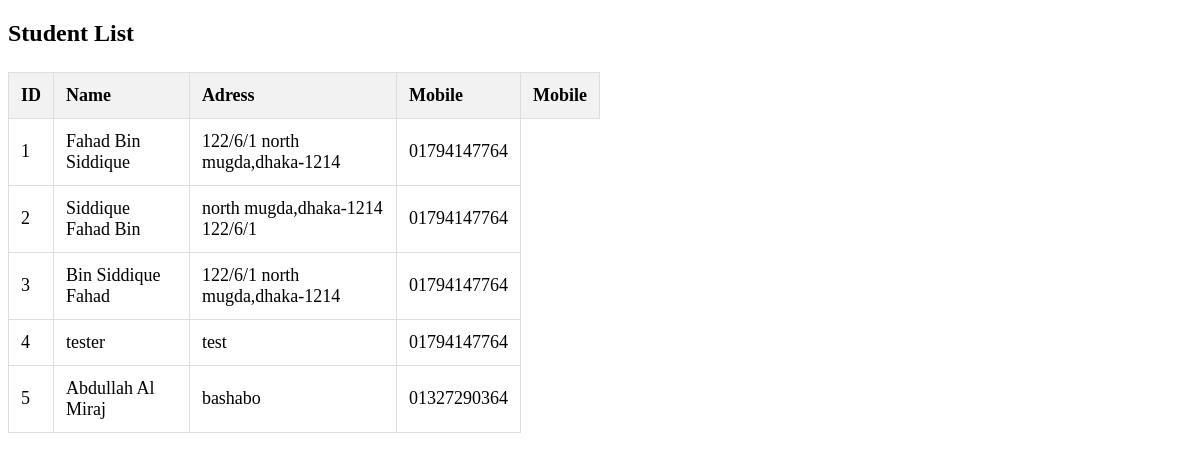
The page /student/ on the database its author committed.
### student/models.py (models this page shows, shortened)
class Student_Modal(models.Model):
    name    = models.CharField(max_length=100)
    address = models.CharField(max_length=200)
    mobile  = models.CharField(max_length=15)
    nid     = models.CharField(max_length=20)

### student/views.py (the view)
# urls.py: path('',Read_Data,name="Read_Data" ),
def Read_Data(request):
    data=Student_Modal.objects.all()
    Data_Pack={
        "item": data
    }
    return render(request,"display.html",Data_Pack)

### student/templates/display.html (shortened to what this page needs)
<!DOCTYPE html>
<html lang="en">
<head>
</head>
<body>
    <h2>Student List</h2>
    <table>
        <thead>
            <tr>
                <th>ID</th>
                <th>Name</th>
                <th>Adress</th>
                <th>Mobile</th>
                <th>Mobile</th>
                </tr>
        </thead>
        <tbody>
            {% for s in item %}
            <tr>
                <td>{{ s.id }}</td>
                <td>{{ s.name }}</td>
                <td>{{ s.address }}</td>
                <td>{{ s.mobile }}</td>
            </tr>
            {% endfor %}
        </tbody>
    </table>
</body>
</html>

### student/templates/display.html (style rules this page uses)
table { width: 50%; border-collapse: collapse; margin: 25px 0; font-size: 18px; text-align: left; }
th, td { padding: 12px; border: 1px solid #ddd; }
th { background-color: #f2f2f2; }

### rows shown on the page
Student_Modal: id "1", name "Fahad Bin Siddique", address "122/6/1 north mugda,dhaka-1214", mobile "01794147764"
Student_Modal: id "2", name "Siddique Fahad Bin", address "north mugda,dhaka-1214 122/6/1", mobile "01794147764"
Student_Modal: id "3", name "Bin Siddique Fahad", address "122/6/1 north mugda,dhaka-1214", mobile "01794147764"
Student_Modal: id "4", name "tester", address "test", mobile "01794147764"
Student_Modal: id "5", name "Abdullah Al Miraj", address "bashabo", mobile "01327290364"
